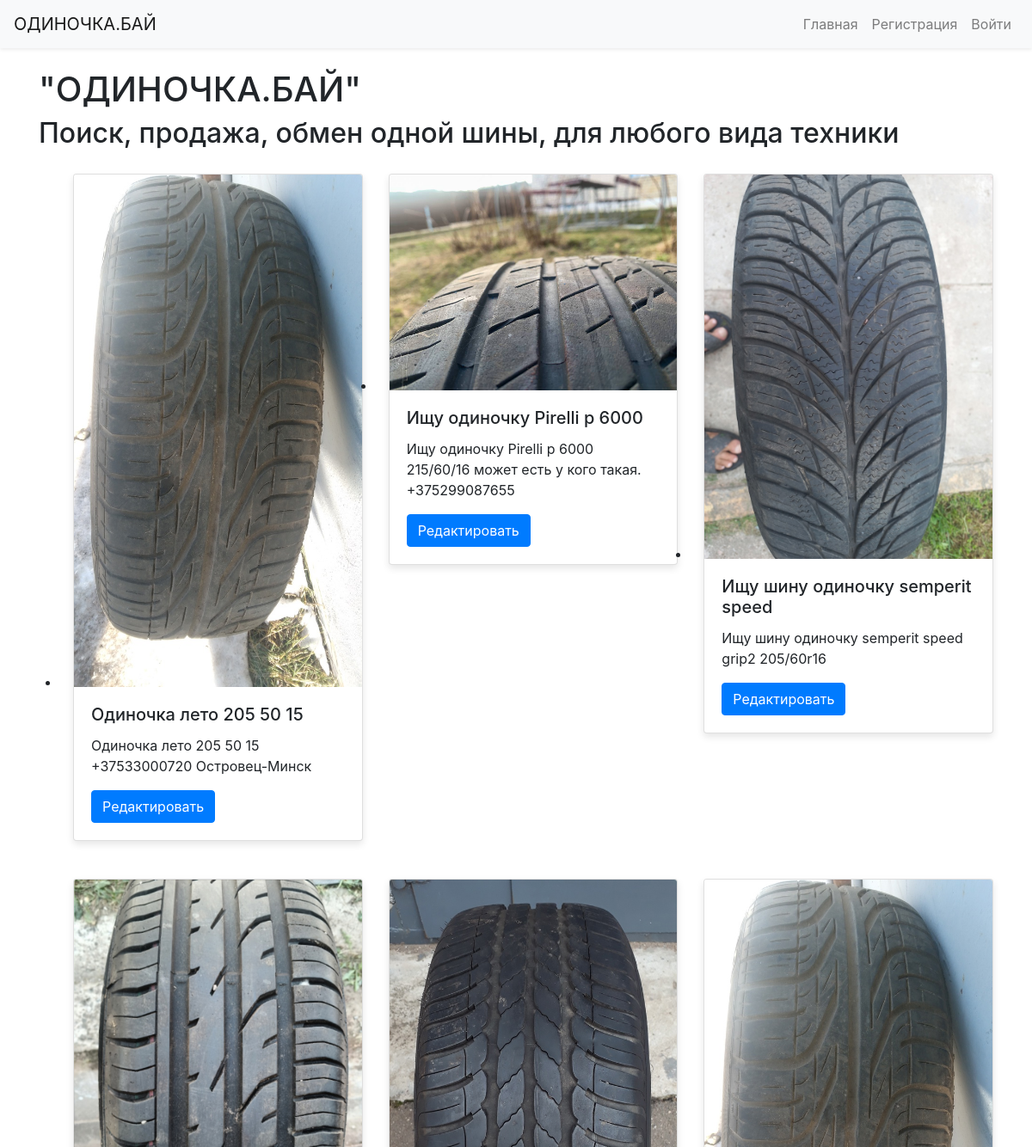
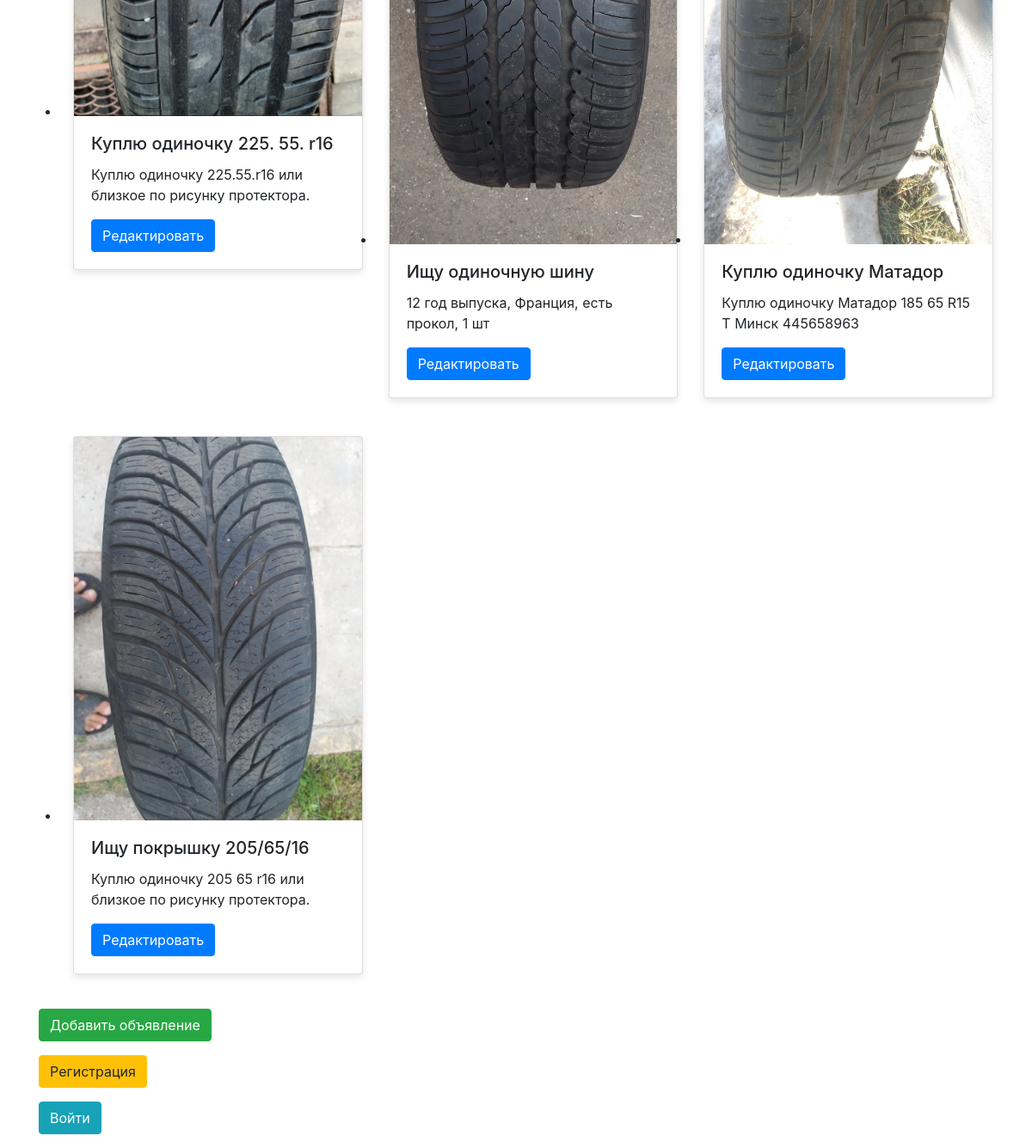
The page / on the database its author committed (2 pictures, top to bottom).
### app.py (models this page shows)
class Ad(db.Model):
    id = db.Column(db.Integer, primary_key=True)
    title = db.Column(db.String(200), nullable=False)
    description = db.Column(db.Text, nullable=False)
    image_filename = db.Column(db.String(200), nullable=True)
    user_id = db.Column(db.Integer, db.ForeignKey('user.id'), nullable=False)  # Связь с пользователем

### app.py (the view)
@app.route('/', methods=['GET'])
def index():
    ads = Ad.query.all()  # Извлекаем все объявления из базы данных
    return render_template('index.html', ads=ads)

### templates/index.html
{% extends 'base.html' %}
{% block content %}
    <h1>"ОДИНОЧКА.БАЙ"</h1>
    <h2>Поиск, продажа, обмен одной шины, для любого вида техники</h2>
    <ul class="row">
    {% if ads %}
        {% for ad in ads %}
            <li class="col-md-4">
                <div class="card mb-4">
                    <img src="{{ url_for('static', filename='uploads/' + ad.image_filename) }}" class="card-img-top" alt="Image" />
                    <div class="card-body">
                        <h5 class="card-title">{{ ad.title }}</h5>
                        <p class="card-text">{{ ad.description }}</p>
                        <a href="{{ url_for('edit_ad', ad_id=ad.id) }}" class="btn btn-primary">Редактировать</a>
                    </div>
                </div>
            </li>
        {% endfor %}
    {% else %}
        <li class="col-12">Нет объявлений.</li>
    {% endif %}
    </ul>
    <p><a href="{{ url_for('add_ad') }}" class="btn btn-success">Добавить объявление</a></p>
    {% if current_user.is_authenticated %}
        <p><a href="{{ url_for('logout') }}" class="btn btn-danger">Выйти</a></p>
    {% else %}
        <p><a href="{{ url_for('register') }}" class="btn btn-warning">Регистрация</a></p>
        <p><a href="{{ url_for('login') }}" class="btn btn-info">Войти</a></p>
    {% endif %}
{% endblock %}

### templates/base.html (shortened to what this page needs)
<!DOCTYPE html>
<html lang="ru">
<head>
    <link rel="stylesheet" href="https://stackpath.bootstrapcdn.com/bootstrap/4.5.2/css/bootstrap.min.css">
    <link rel="stylesheet" href="static/styles.css">
</head>
<body>
    <nav class="navbar navbar-expand-lg navbar-light bg-light shadow-sm">
        <a class="navbar-brand" href="{{ url_for('index') }}">ОДИНОЧКА.БАЙ</a>
        <div class="collapse navbar-collapse" id="navbarNav">
            <ul class="navbar-nav ml-auto">
                <li class="nav-item"><a class="nav-link" href="{{ url_for('index') }}">Главная</a></li>
                {% if current_user.is_authenticated %}
                    <li class="nav-item"><a class="nav-link" href="{{ url_for('add_ad') }}">Добавить объявление</a></li>
                    <li class="nav-item"><a class="nav-link" href="{{ url_for('logout') }}">Выйти</a></li>
                {% else %}
                    <li class="nav-item"><a class="nav-link" href="{{ url_for('register') }}">Регистрация</a></li>
                    <li class="nav-item"><a class="nav-link" href="{{ url_for('login') }}">Войти</a></li>
                {% endif %}
            </ul>
        </div>
    </nav>
    <div class="container mt-4">
        {% block content %}
        {% endblock %}
    </div>
</body>
</html>

### static/styles.css (style rules this page uses)
.navbar { background-color: rgba(255, 255, 255, 0.9); }
.nav-link { transition: color 0.3s; }
.card { margin: 20px 0; box-shadow: 0 4px 8px rgba(0, 0, 0, 0.1); transition: transform 0.2s; }

### rows shown on the page
Ad: image_filename (picture), title "Одиночка лето 205 50 15", description "Одиночка лето 205 50 15 +37533000720 Островец-Минск"
Ad: image_filename (picture), title "Ищу одиночку Pirelli p 6000", description "Ищу одиночку Pirelli p 6000 215/60/16 может есть у кого такая. +375299087655"
Ad: image_filename (picture), title "Ищу шину одиночку semperit speed", description "Ищу шину одиночку semperit speed grip2 205/60r16"
Ad: image_filename (picture), title "Куплю одиночку 225. 55. r16", description "Куплю одиночку 225.55.r16 или близкое по рисунку протектора."
Ad: image_filename (picture), title "Ищу одиночную шину", description "12 год выпуска, Франция, есть прокол, 1 шт"
Ad: image_filename (picture), title "Куплю одиночку Матадор", description "Куплю одиночку Матадор 185 65 R15 T Минск 445658963"
Ad: image_filename (picture), title "Ищу покрышку 205/65/16", description "Куплю одиночку 205 65 r16 или близкое по рисунку протектора."
